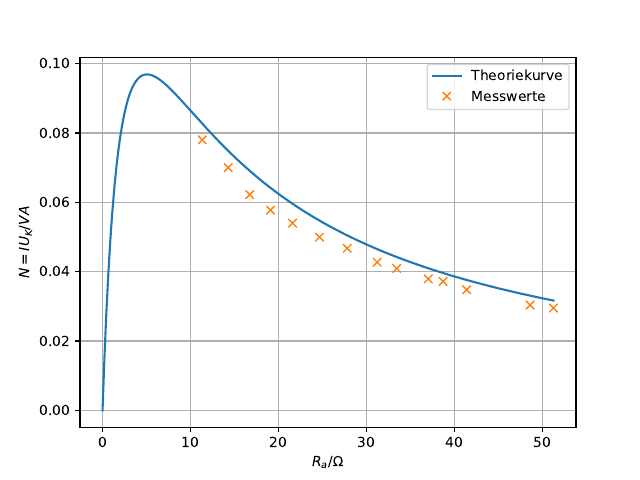

Reproduce this figure in Python.

import numpy as np
import matplotlib.pyplot as plt
import math
from scipy.optimize import curve_fit
from pylab import figure, axes, pie, title, show
x, y = np.loadtxt('Leistung.txt', unpack=True,delimiter=',')

U0 = 1.4
Ri = 5.05722

t = np.linspace(0, x[-1], 5000)
N = U0**2/(t+Ri)**2 * t

plt.plot(t, N, '-', label='Theoriekurve')


#plt.figure(1)
plt.plot(x,y,'x', label ='Messwerte')


plt.xlabel('$R_{a}/ \Omega$')
plt.ylabel('$N=I U_{K}/VA$')
plt.grid()
plt.legend()




plt.savefig('Leistung.pdf')
print ('Fertig')
